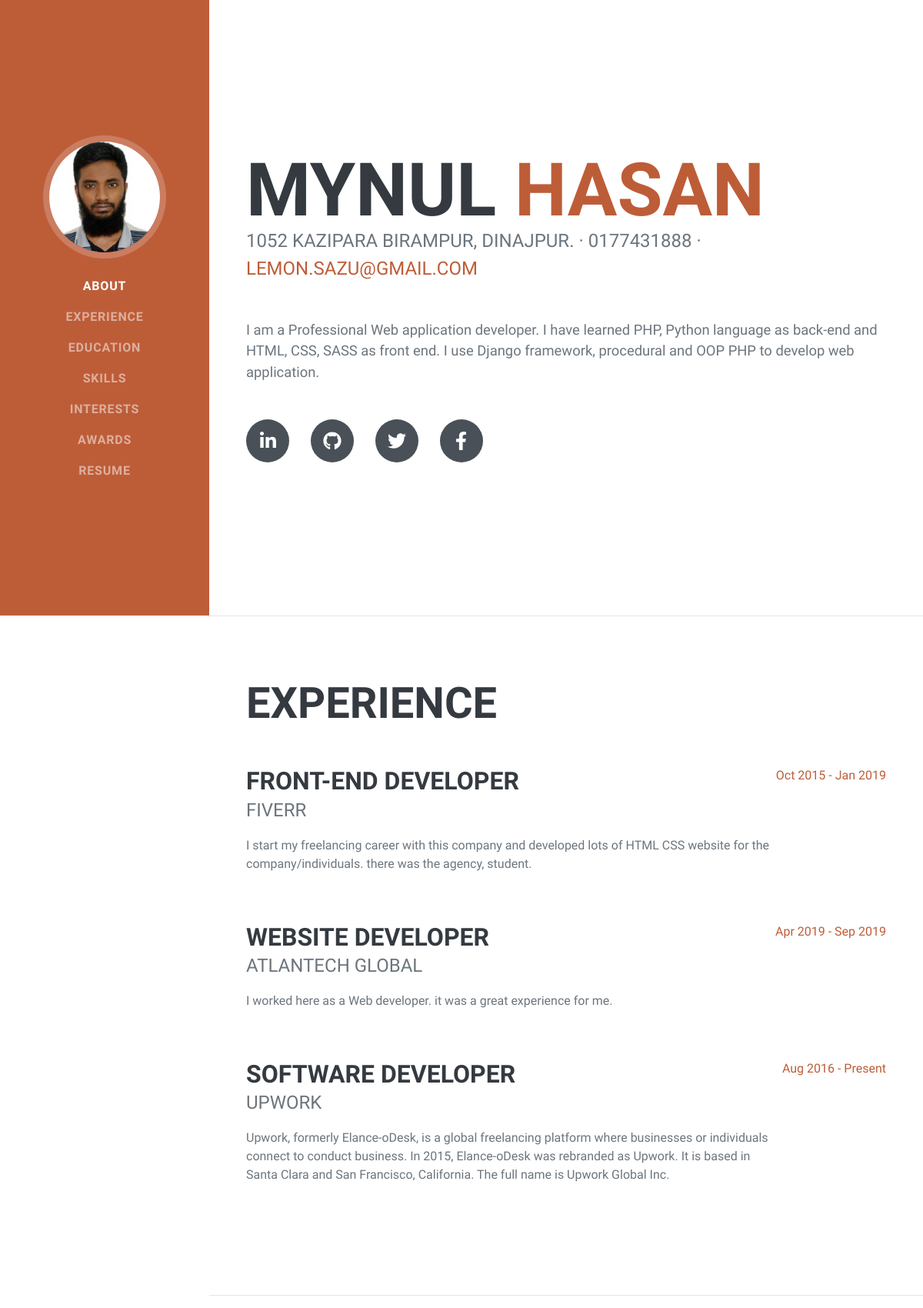
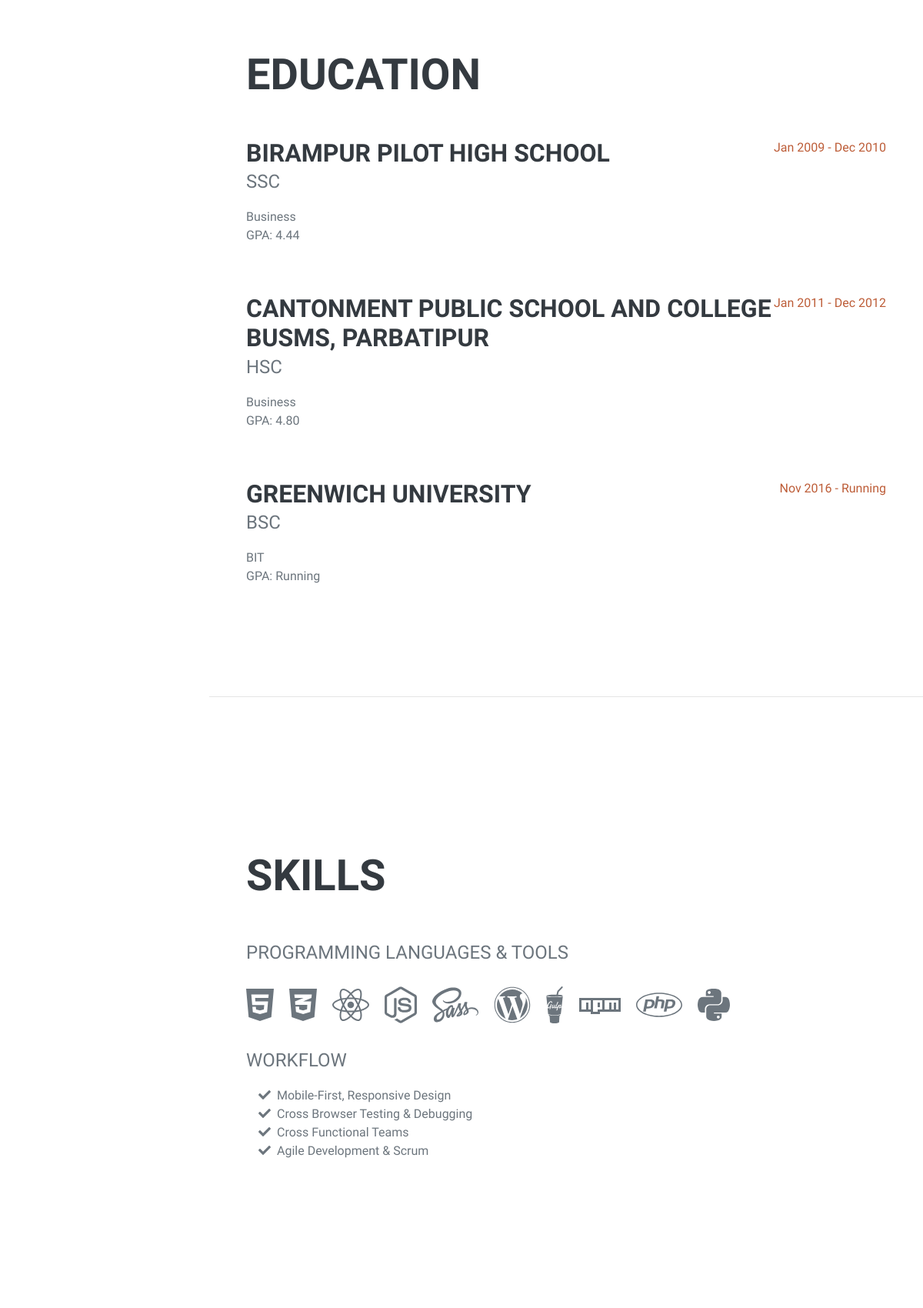
The page / (upper part) on the database its author committed (2 pictures, top to bottom).
### mycv/models.py (models this page shows, shortened)
class Userp(models.Model):
    fname = models.CharField(max_length=100)
    lname = models.CharField(max_length=100, default=None)
    address = models.TextField()
    phone = models.CharField(max_length=20)
    email = models.CharField(max_length=50)
    about = models.TextField()
    interest = models.TextField()
    image = models.ImageField(upload_to='profile/image')
    resume = models.FileField(upload_to='resume', blank=True)
    ico = models.ImageField(upload_to='profile/image', blank=True)

class Social(models.Model):
    icon_name = models.CharField(max_length=50)
    urls = models.URLField(max_length=200)

class Experience(models.Model):
    job_title = models.CharField(max_length=200)
    company_name = models.CharField(max_length=200)
    description = models.TextField()
    start_date = models.DateField()
    end_date = models.DateField(blank=True, null=True)
    present_time = models.CharField(max_length=50,default='Present', blank=True, null=True)

class Education(models.Model):
    inc_name = models.CharField(max_length=100)
    degree = models.CharField(max_length=50)
    board = models.CharField(max_length=50)
    group = models.CharField(max_length=50)
    start_yer = models.DateField()
    end_yer = models.DateField(blank=True,default=None)
    passing_yer = models.DateField(blank=True, default=None)
    results = models.CharField(max_length=50, blank=True, default=None)

class Skill(models.Model):
    name = models.CharField(max_length=50)
    icon_name = models.CharField(max_length=50, default=None)

### mycv/views.py (the view)
# urls.py: path('', home, name="home")
def home(request):
    users_p = get_object_or_404(Userp)
    socials = Social.objects.all()
    education = Education.objects.all()
    exprience = Experience.objects.all()
    skills = Skill.objects.all()
    context = {
        'usersd' : users_p,
        'socials' : socials,
        'education' : education,
        'exprience' : exprience,
        'skill' : skills
    }
    return render(request, 'index.html', context)

### mycv/templates/index.html (shortened to what this page needs)
{% extends 'base.html' %}
{% block body %}
            <section class="resume-section" id="about">
                <div class="resume-section-content">
                    <h1 class="mb-0">
                        {{usersd.fname}}
                        <span class="text-primary">{{usersd.lname}}</span>
                    </h1>
                    <div class="subheading mb-5">
                       {{usersd.address}} · {{usersd.phone}} ·
                        <a href="mailto:{{usersd.email}}">{{usersd.email}}</a>
                    </div>
                    <p class="lead mb-5">
                    {{usersd.about}}
                     </p>
                    <div class="social-icons">
                    {% for social in socials %}
                       <a class="social-icon" href="{{social.urls}}"><i class="fab {{social.icon_name}}"></i></a>
                    {% endfor %}
                    </div>
                </div>
            </section>
            <hr class="m-0" />
            <section class="resume-section" id="experience">
                <div class="resume-section-content">
                    <h2 class="mb-5">Experience</h2>
                    {% for exp in exprience %}
                        <div class="d-flex flex-column flex-md-row justify-content-between mb-5">
                            <div class="flex-grow-1">
                                <h3 class="mb-0">{{exp.job_title}}</h3>
                                <div class="subheading mb-3">{{exp.company_name}}</div>
                                <p>{{exp.description}}</p>
                            </div>
                            <div class="flex-shrink-0"><span class="text-primary">{{exp.start_date|date:'M Y'}} -
                            {% if exp.present_time != '' %}
                                   {{exp.present_time}}
                            {% else %}
                                 {{exp.end_date|date:'M Y'}}
                            {% endif %}
                            </span></div>
                        </div>
                    {% endfor %}
                </div>
            </section>
            <hr class="m-0" />
            <section class="resume-section" id="education">
                <div class="resume-section-content">
                    <h2 class="mb-5">Education</h2>
                    {% for edu in education %}
                     <div class="d-flex flex-column flex-md-row justify-content-between mb-5">
                        <div class="flex-grow-1">
                            <h3 class="mb-0">{{edu.inc_name}}</h3>
                            <div class="subheading mb-3">{{edu.degree}}</div>
                            <div>{{edu.group}}</div>
                            <p>GPA:
                            {% if edu.results %}
                             {{edu.results}}
                            {% else %}
                                Running
                            {% endif %}
                           </p>
                        </div>
                        <div class="flex-shrink-0"><span class="text-primary">{{edu.start_yer|date:'M Y'}} -
                            {% if edu.results %}
                            {{edu.end_yer|date:'M Y'}}
                            {% else %}
                                Running
                            {% endif %}
                         </span></div>
                    </div>
                    {% endfor %}
                </div>
            </section>
            <hr class="m-0" />
            <section class="resume-section" id="skills">
                <div class="resume-section-content">
                    <h2 class="mb-5">Skills</h2>
                    <div class="subheading mb-3">Programming Languages & Tools</div>
                    <ul class="list-inline dev-icons">
                        {% for sk in skill %}
                            <li class="list-inline-item"><i class="fab fa-{{sk.icon_name}}"></i></li>
                        {% endfor %}
                    </ul>
                    <div class="subheading mb-3">Workflow</div>
                    <ul class="fa-ul mb-0">
                        <li>
                            <span class="fa-li"><i class="fas fa-check"></i></span>
                            Mobile-First, Responsive Design
                        </li>
                        <li>
                            <span class="fa-li"><i class="fas fa-check"></i></span>
                            Cross Browser Testing & Debugging
                        </li>
                        <li>
                            <span class="fa-li"><i class="fas fa-check"></i></span>
                            Cross Functional Teams
                        </li>
                        <li>
                            <span class="fa-li"><i class="fas fa-check"></i></span>
                            Agile Development & Scrum
                        </li>
                    </ul>
                </div>
            </section>
{% endblock body %}

### mycv/templates/base.html (shortened to what this page needs)
{% load static %}
<!DOCTYPE html>
<html lang="en">
    <head>
        <link href="{% static 'css/styles.css'%}" rel="stylesheet" />
    </head>
    <body id="page-top">
        <nav class="navbar navbar-expand-lg navbar-dark bg-primary fixed-top" id="sideNav">
            <a class="navbar-brand js-scroll-trigger" href="#page-top">
                <span class="d-none d-lg-block"><img class="img-fluid img-profile rounded-circle mx-auto mb-2" src="media/{{usersd.image}}" alt="" /></span>
            </a>
            <div class="collapse navbar-collapse" id="navbarSupportedContent">
                <ul class="navbar-nav">
                    <li class="nav-item"><a class="nav-link js-scroll-trigger" href="#about">About</a></li>
                    <li class="nav-item"><a class="nav-link js-scroll-trigger" href="#experience">Experience</a></li>
                    <li class="nav-item"><a class="nav-link js-scroll-trigger" href="#education">Education</a></li>
                    <li class="nav-item"><a class="nav-link js-scroll-trigger" href="#skills">Skills</a></li>
                    <li class="nav-item"><a class="nav-link js-scroll-trigger" href="#interests">Interests</a></li>
                    <li class="nav-item"><a class="nav-link js-scroll-trigger" href="#awards">Awards</a></li>
                    <li class="nav-item"><a class="nav-link" href="media/{{usersd.resume}}">Resume</a></li>
                </ul>
            </div>
        </nav>
        <div class="container-fluid p-0">
            {% block body %}
            {% endblock body %}
        </div>
    </body>
</html>

### rows shown on the page
Userp: image (picture), fname "MYNUL", lname "HASAN", address "1052 KAZIPARA BIRAMPUR, DINAJPUR.", phone "0177431888", email "LEMON.SAZU@GMAIL.COM", about "I am a Professional Web application developer. I have learned PHP, Python language as back-end and HTML, CSS, SASS as front end. I use Django framework, procedural and OOP PHP to develop web application."
Experience: job_title "FRONT-END DEVELOPER", company_name "FIVERR", description "I start my freelancing career with this company and developed lots of HTML CSS website for the company/individuals. there was the agency, student.", start_date "Oct 2015", end_date "Jan 2019"
Experience: job_title "WEBSITE DEVELOPER", company_name "ATLANTECH GLOBAL", description "I worked here as a Web developer. it was a great experience for me.", start_date "Apr 2019", end_date "Sep 2019"
Experience: job_title "SOFTWARE DEVELOPER", company_name "UPWORK", description "Upwork, formerly Elance-oDesk, is a global freelancing platform where businesses or individuals connect to conduct business. In 2015, Elance-oDesk was rebranded as Upwork. It is based in Santa Clara and San Francisco, California. The full name is Upwork Global Inc.", start_date "Aug 2016", present_time "Present"
Education: inc_name "BIRAMPUR PILOT HIGH SCHOOL", degree "SSC", group "Business", results "4.44", start_yer "Jan 2009", end_yer "Dec 2010"
Education: inc_name "CANTONMENT PUBLIC SCHOOL AND COLLEGE BUSMS, PARBATIPUR", degree "HSC", group "Business", results "4.80", start_yer "Jan 2011", end_yer "Dec 2012"
Education: inc_name "GREENWICH UNIVERSITY", degree "BSC", group "BIT", results "Running", start_yer "Nov 2016"
